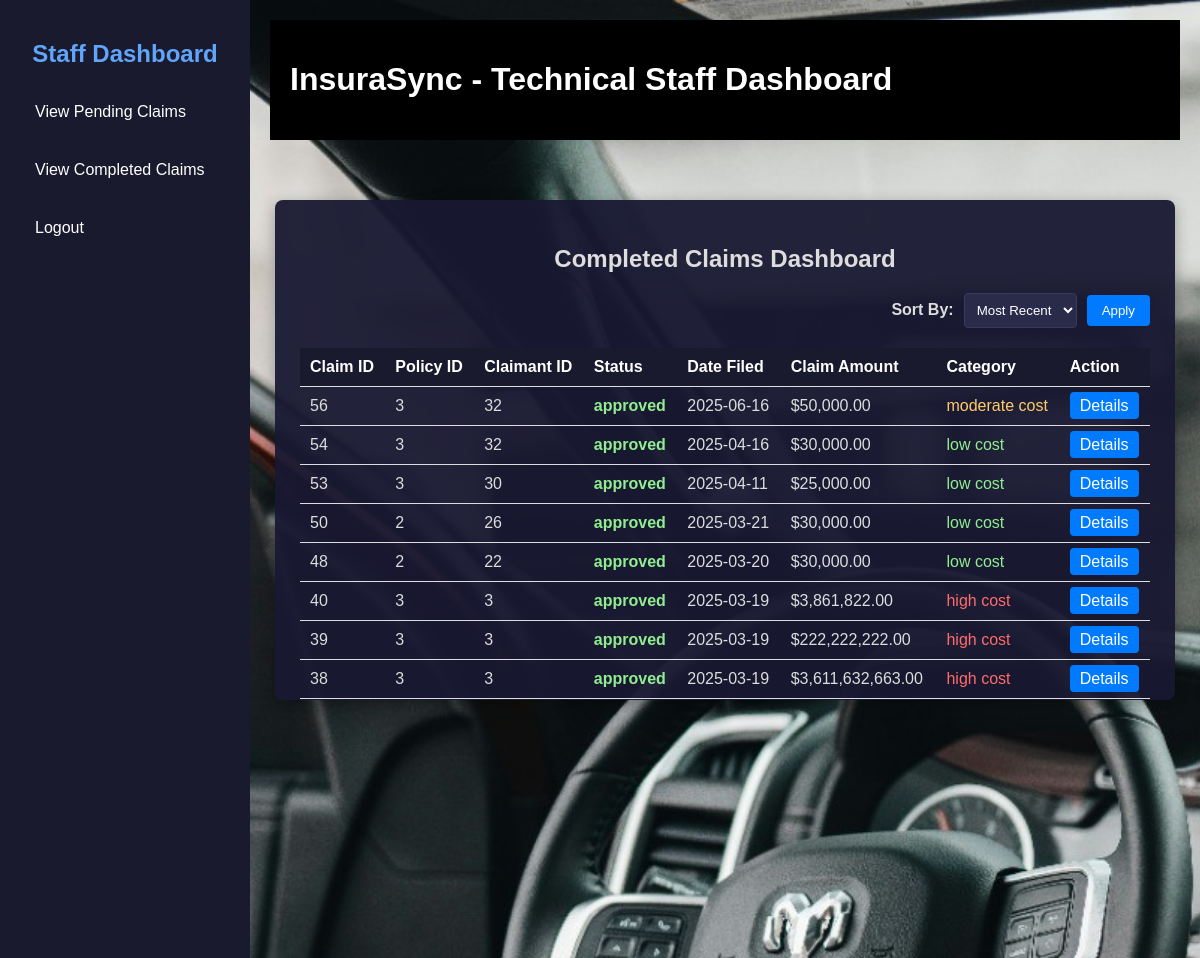
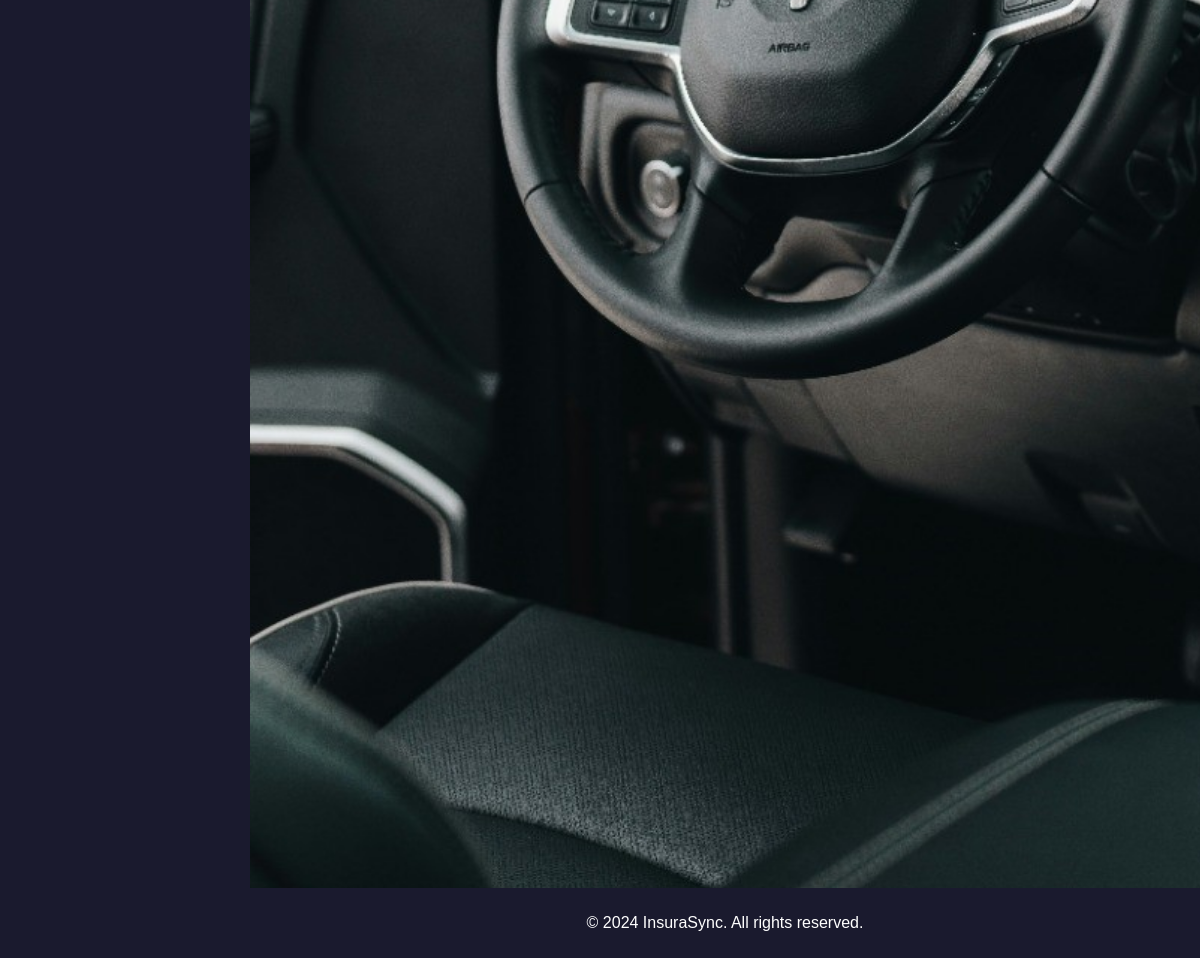
/completed_claims.php, run on the app's committed database (2 pictures, top to bottom).
### tables this page shows
CREATE TABLE `claims` (
  `claim_id` int(11) NOT NULL,
  `user_id` int(11) NOT NULL,
  `policy_id` int(11) NOT NULL,
  `accident_date` date NOT NULL,
  `accident_description` text NOT NULL,
  `claim_amount` bigint(20) NOT NULL,
  `claim_status` enum('pending','approved','rejected') NOT NULL,
  `filing_date` date NOT NULL,
  `documents` longblob NOT NULL,
  `damaged_parts` text NOT NULL,
  `cnic` int(11) DEFAULT NULL,
  `vehicle_reg_num` varchar(10) NOT NULL,
  `claim_category` enum('high cost','moderate cost','low cost') NOT NULL,
  `staff_notes` text NOT NULL,
  `verification_status` enum('pending','verified','rejected') NOT NULL
);

### completed_claims.php (the view, shortened to what this page needs)
<?php
$servername = "localhost";
$username = "root";
$password = "";
$database = "insurasync";
$conn = new mysqli($servername, $username, $password, $database);
$sort_by = isset($_GET['sort_by']) ? $_GET['sort_by'] : 'recent';
switch ($sort_by) {
    case 'recent':
    default:
        $sql = "SELECT claim_id, policy_id, user_id, claim_status, filing_date, claim_amount, claim_category FROM claims WHERE claim_status IN ('approved', 'rejected') ORDER BY filing_date DESC";
        break;
}
$result = $conn->query($sql);
?>
<!DOCTYPE html>
<html lang="en">
<head>
    <link href="https://cdnjs.cloudflare.com/ajax/libs/font-awesome/6.0.0-beta3/css/all.min.css" rel="stylesheet">
</head>
<body>
    <div class="sidebar">
        <h2>Staff Dashboard</h2>
        <a href="view_claims_staff.php">View Pending Claims</a>
        <a href="completed_claims.php">View Completed Claims</a>
        <a href="staff_login.php">Logout</a>
    </div>
    <div class="main-content">
        <header>
            <h1>InsuraSync - Technical Staff Dashboard</h1>
        </header>
        <div class="container">
            <h2>Completed Claims Dashboard</h2>
            <div class="sort-controls">
                <label for="sort_by">Sort By:</label>
                <select id="sort_by" name="sort_by">
                    <option value="recent" <?php echo ($sort_by == 'recent') ? 'selected' : ''; ?>>Most Recent</option>
                </select>
                <button onclick="applySorting()">Apply</button>
            </div>
            <table>
                <tr>
                    <th>Claim ID</th>
                    <th>Policy ID</th>
                    <th>Claimant ID</th>
                    <th>Status</th>
                    <th>Date Filed</th>
                    <th>Claim Amount</th>
                    <th>Category</th>
                    <th>Action</th>
                </tr>
                <?php if ($result->num_rows > 0): ?>
                    <?php while ($row = $result->fetch_assoc()): ?>
                        <tr>
                            <td><?= htmlspecialchars($row['claim_id']) ?></td>
                            <td><?= htmlspecialchars($row['policy_id']) ?></td>
                            <td><?= htmlspecialchars($row['user_id']) ?></td>
                            <?php
                                $status_class = '';
                                if ($row['claim_status'] == 'approved') {
                                    $status_class = 'status-approved';
                                } elseif ($row['claim_status'] == 'rejected') {
                                    $status_class = 'status-rejected';
                                }
                            ?>
                            <td class="<?= $status_class ?>"><?= htmlspecialchars($row['claim_status']) ?></td>
                            <td><?= htmlspecialchars($row['filing_date']) ?></td>
                            <td><?= htmlspecialchars('$' . number_format($row['claim_amount'], 2)) ?></td>
                            <?php
                                $category_class = '';
                                if ($row['claim_category'] == 'low cost') {
                                    $category_class = 'category-low';
                                } elseif ($row['claim_category'] == 'moderate cost') {
                                    $category_class = 'category-moderate';
                                } elseif ($row['claim_category'] == 'high cost') {
                                    $category_class = 'category-high';
                                }
                            ?>
                            <td class="<?= $category_class ?>"><?= htmlspecialchars($row['claim_category']) ?></td>
                            <td><a href="view_claim_details.php?id=<?= $row['claim_id'] ?>" class="action-btn">Details</a></td>
                        </tr>
                    <?php endwhile; ?>
                <?php else: ?>
                    <tr><td colspan="8">No completed claims found.</td></tr>
                <?php endif; ?>
            </table>
        </div>
    </div>
    <footer>
        <p>&copy; 2024 InsuraSync. All rights reserved.</p>
    </footer>
</body>
</html>

### completed_claims.php (style rules this page uses)
body { font-family: Arial, sans-serif; margin: 0; padding: 0; background-image: url('bg.jpg'); background-size: cover; background-repeat: no-repeat; background-attachment: fixed; color: #ddd; display: flex; }
.sidebar { width: 250px; background-color: #1a1a2e; height: 100vh; padding: 20px; box-sizing: border-box; position: fixed; top: 0; left: 0; }
.sidebar h2 { color: #60a5fa; text-align: center; }
.sidebar a { display: block; padding: 15px; color: white; text-decoration: none; font-size: 16px; border-radius: 5px; transition: background-color 0.3s; margin-bottom: 10px; }
.main-content { margin-left: 250px; padding: 20px; width: calc(100% - 250px); box-sizing: border-box; }
header { background-color: black; color: white; padding: 20px; display: flex; justify-content: space-between; align-items: center; }
.container { max-width: 900px; margin: 60px auto; padding: 25px; background-color: rgba(25, 25, 50, 0.95); border-radius: 8px; box-shadow: 0 4px 15px rgba(0, 0, 0, 0.3); width: 100%; box-sizing: border-box; text-align: center; max-height: 500px; overflow-y: auto; }
table { width: 100%; border-collapse: collapse; margin-top: 20px; }
th, td { padding: 10px; text-align: left; border-bottom: 1px solid #ddd; }
th { background-color: #1a1a2e; color: white; }
.action-btn { padding: 5px 10px; text-decoration: none; color: white; background-color: #007bff; border-radius: 4px; }
footer { background-color: #1a1a2e; color: white; text-align: center; padding: 10px 0; position: fixed; bottom: 0; left: 250px; width: calc(100% - 250px); }
.sort-controls { display: flex; justify-content: flex-end; margin-bottom: 15px; align-items: center; }
.sort-controls label { margin-right: 10px; font-weight: bold; }
.sort-controls select { padding: 8px; border-radius: 4px; background-color: #2a2a4a; color: white; border: 1px solid #3a3a5a; }
.sort-controls button { padding: 8px 15px; background-color: #007bff; color: white; border: none; border-radius: 4px; cursor: pointer; margin-left: 10px; }
.category-low { color: #90ee90; }
.category-moderate { color: #ffcb6b; }
.category-high { color: #ff6b6b; }
.status-approved { color: #90ee90; font-weight: bold; }

### data on the page
claims: claim_id "56", policy "3", user "32", claim_status "approved", filing_date "2025-06-16", claim_amount "$50,000.00", claim_category "moderate cost"
claims: claim_id "54", policy "3", user "32", claim_status "approved", filing_date "2025-04-16", claim_amount "$30,000.00", claim_category "low cost"
claims: claim_id "53", policy "3", user "30", claim_status "approved", filing_date "2025-04-11", claim_amount "$25,000.00", claim_category "low cost"
claims: claim_id "50", policy "2", user "26", claim_status "approved", filing_date "2025-03-21", claim_amount "$30,000.00", claim_category "low cost"
claims: claim_id "48", policy "2", user "22", claim_status "approved", filing_date "2025-03-20", claim_amount "$30,000.00", claim_category "low cost"
claims: claim_id "40", policy "3", user "3", claim_status "approved", filing_date "2025-03-19", claim_amount "$3,861,822.00", claim_category "high cost"
claims: claim_id "39", policy "3", user "3", claim_status "approved", filing_date "2025-03-19", claim_amount "$222,222,222.00", claim_category "high cost"
claims: claim_id "38", policy "3", user "3", claim_status "approved", filing_date "2025-03-19", claim_amount "$3,611,632,663.00", claim_category "high cost"
